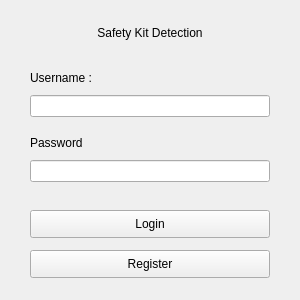
<?xml version="1.0" encoding="UTF-8"?>
<ui version="4.0">
 <class>MainWindow</class>
 <widget class="QMainWindow" name="MainWindow">
  <property name="geometry">
   <rect>
    <x>0</x>
    <y>0</y>
    <width>300</width>
    <height>300</height>
   </rect>
  </property>
  <property name="minimumSize">
   <size>
    <width>300</width>
    <height>300</height>
   </size>
  </property>
  <property name="maximumSize">
   <size>
    <width>300</width>
    <height>300</height>
   </size>
  </property>
  <property name="windowTitle">
   <string>PPE Detection</string>
  </property>
  <widget class="QWidget" name="centralwidget">
   <widget class="QLabel" name="label_name">
    <property name="geometry">
     <rect>
      <x>50</x>
      <y>25</y>
      <width>200</width>
      <height>16</height>
     </rect>
    </property>
    <property name="text">
     <string>Safety Kit Detection</string>
    </property>
    <property name="alignment">
     <set>Qt::AlignCenter</set>
    </property>
   </widget>
   <widget class="QLabel" name="label_username">
    <property name="geometry">
     <rect>
      <x>30</x>
      <y>70</y>
      <width>66</width>
      <height>16</height>
     </rect>
    </property>
    <property name="text">
     <string>Username :</string>
    </property>
   </widget>
   <widget class="QLabel" name="label_password">
    <property name="geometry">
     <rect>
      <x>30</x>
      <y>135</y>
      <width>55</width>
      <height>16</height>
     </rect>
    </property>
    <property name="text">
     <string>Password :</string>
    </property>
   </widget>
   <widget class="QLineEdit" name="username_input">
    <property name="geometry">
     <rect>
      <x>30</x>
      <y>95</y>
      <width>240</width>
      <height>22</height>
     </rect>
    </property>
   </widget>
   <widget class="QLineEdit" name="password_input">
    <property name="geometry">
     <rect>
      <x>30</x>
      <y>160</y>
      <width>240</width>
      <height>22</height>
     </rect>
    </property>
    <property name="echoMode">
     <enum>QLineEdit::Password</enum>
    </property>
   </widget>
   <widget class="QPushButton" name="login_button">
    <property name="geometry">
     <rect>
      <x>30</x>
      <y>210</y>
      <width>240</width>
      <height>28</height>
     </rect>
    </property>
    <property name="text">
     <string>Login</string>
    </property>
   </widget>
   <widget class="QPushButton" name="register_button">
    <property name="geometry">
     <rect>
      <x>30</x>
      <y>250</y>
      <width>240</width>
      <height>28</height>
     </rect>
    </property>
    <property name="text">
     <string>Register</string>
    </property>
   </widget>
  </widget>
 </widget>
 <resources/>
 <connections/>
</ui>
